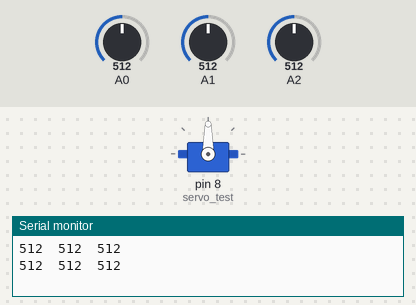
This sketch was run on a simulated Arduino Uno, built with avr-gcc and run on an emulated ATmega328P. Shown: servo, the last lines printed to the serial monitor. The test bench sets the inputs (shaded band); at power-on: A0 = 512, A1 = 512, A2 = 512.

Above: at 1.8 s.
1.9 s: A0 set to 412
4.2 s: A0 set to 386
At 6.3 s:
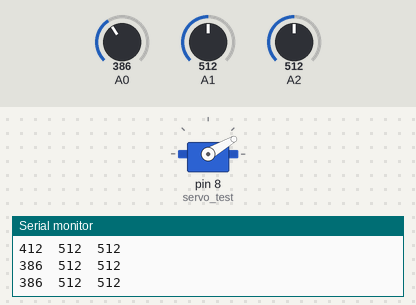
7.5 s: A0 set to 330
At 9.9 s:
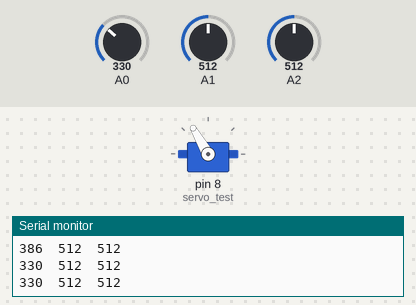
10.5 s: A0 set to 302
At 13.2 s:
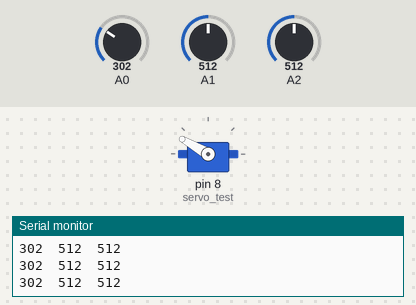
13.5 s: A0 set to 350
At 15.8 s:
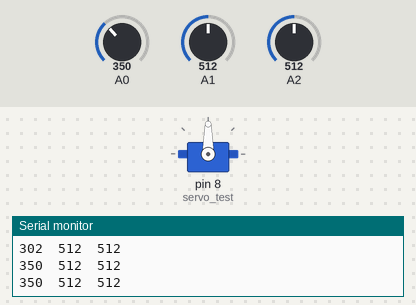
16.5 s: A0 set to 306
At 19.4 s:
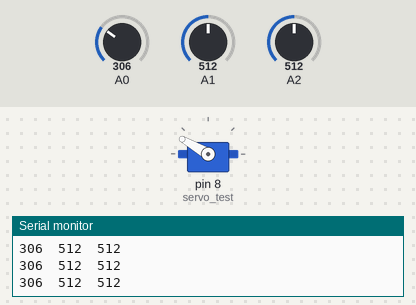
Timing chart, 0 to 20.5 s (numbered marks = the images above; inputs shaded):
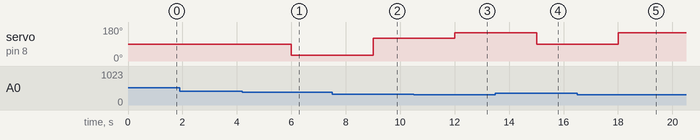

Measured:
- the behaviour switches between 401 and 400 on A0 (found by bisection; images 0 and 1)
- the behaviour switches between 321 and 320 on A0 (found by bisection; images 2 and 3)
- after the input at 4.2 s, servo on pin 8 (servo_test): 90° → 30° after 1.8 s
- after the input at 7.5 s, servo on pin 8 (servo_test): 30° → 120° after 1.5 s
- after the input at 10.5 s, servo on pin 8 (servo_test): 120° → 150° after 1.5 s
- after the input at 13.5 s, servo on pin 8 (servo_test): 150° → 90° after 1.5 s
- after the input at 16.5 s, servo on pin 8 (servo_test): 90° → 150° after 1.5 s

The sketch:

servo_mems.ino
```cpp
#include <Servo.h>             //Servo library
Servo servo_test;        //initialize a servo object for the connected servo
int x,y,z;

void setup()
{
  Serial.begin(9600);
  servo_test.attach(8);      // attach the signal pin of servo to pin9 of arduino
}

void loop()
{
  x = analogRead(A0);
  y = analogRead(A1);
  z = analogRead(A2);

  Serial.print(x);
  Serial.print("\t");
  Serial.print(y);
  Serial.print("\t");
  Serial.println(z);
  delay(1000);

    if((x>380)&&(x<=400)) {
    servo_test.write(30);                 //command to rotate the servo to the specified angle
    }
    if((x>360)&&(x<=380)) {
    servo_test.write(60);                 //command to rotate the servo to the specified angle
    }
    if((x>340)&&(x<=360)) {
    servo_test.write(90);                 //command to rotate the servo to the specified angle
    }
    if((x>320)&&(x<=340)) {
    servo_test.write(120);                 //command to rotate the servo to the specified angle
    }
    if((x>300)&&(x<=320)) {
    servo_test.write(150);                 //command to rotate the servo to the specified angle
    }
    if((x>260)&&(x<=300)) {
    servo_test.write(180);                 //command to rotate the servo to the specified angle
    }
}
```
